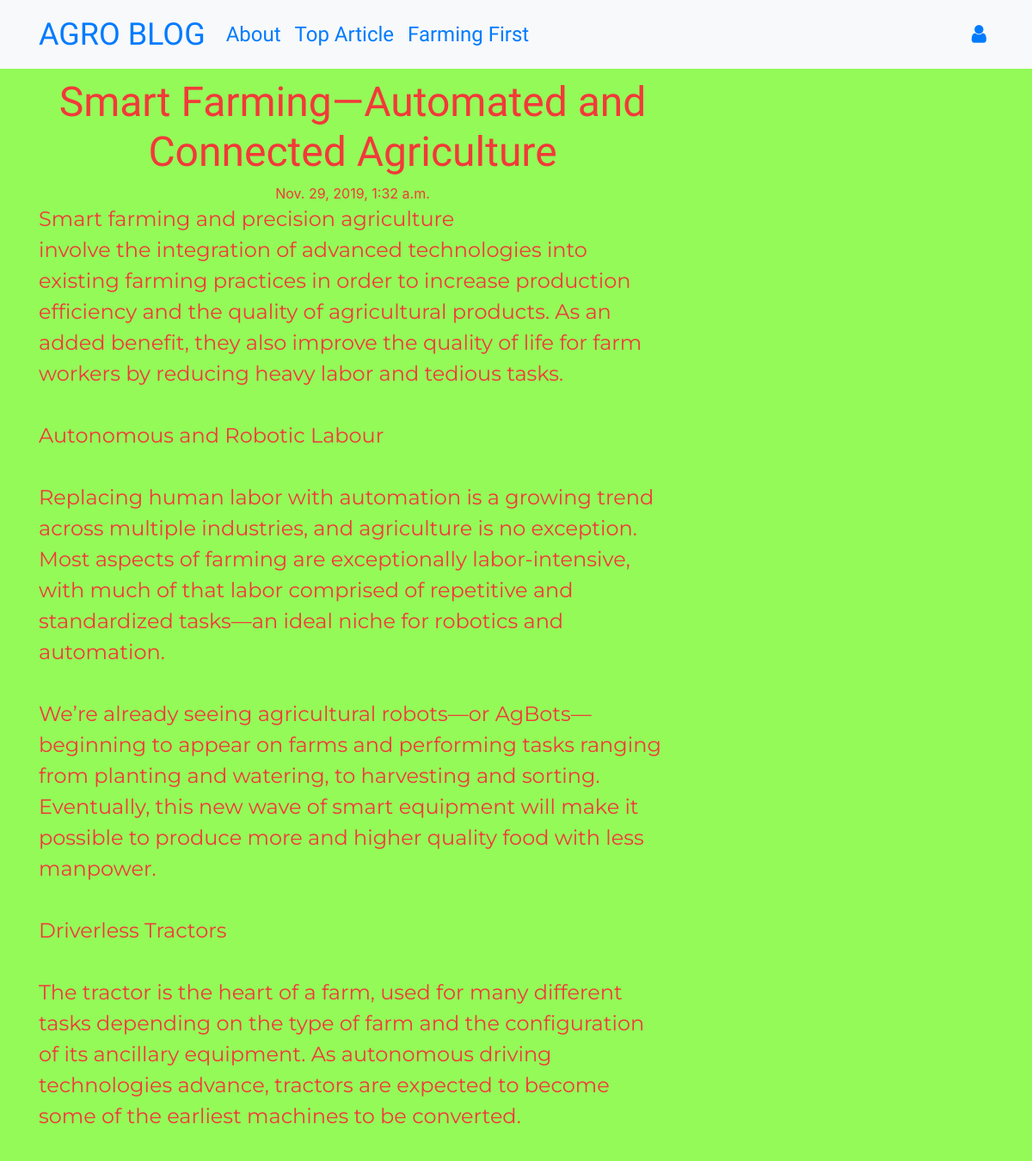
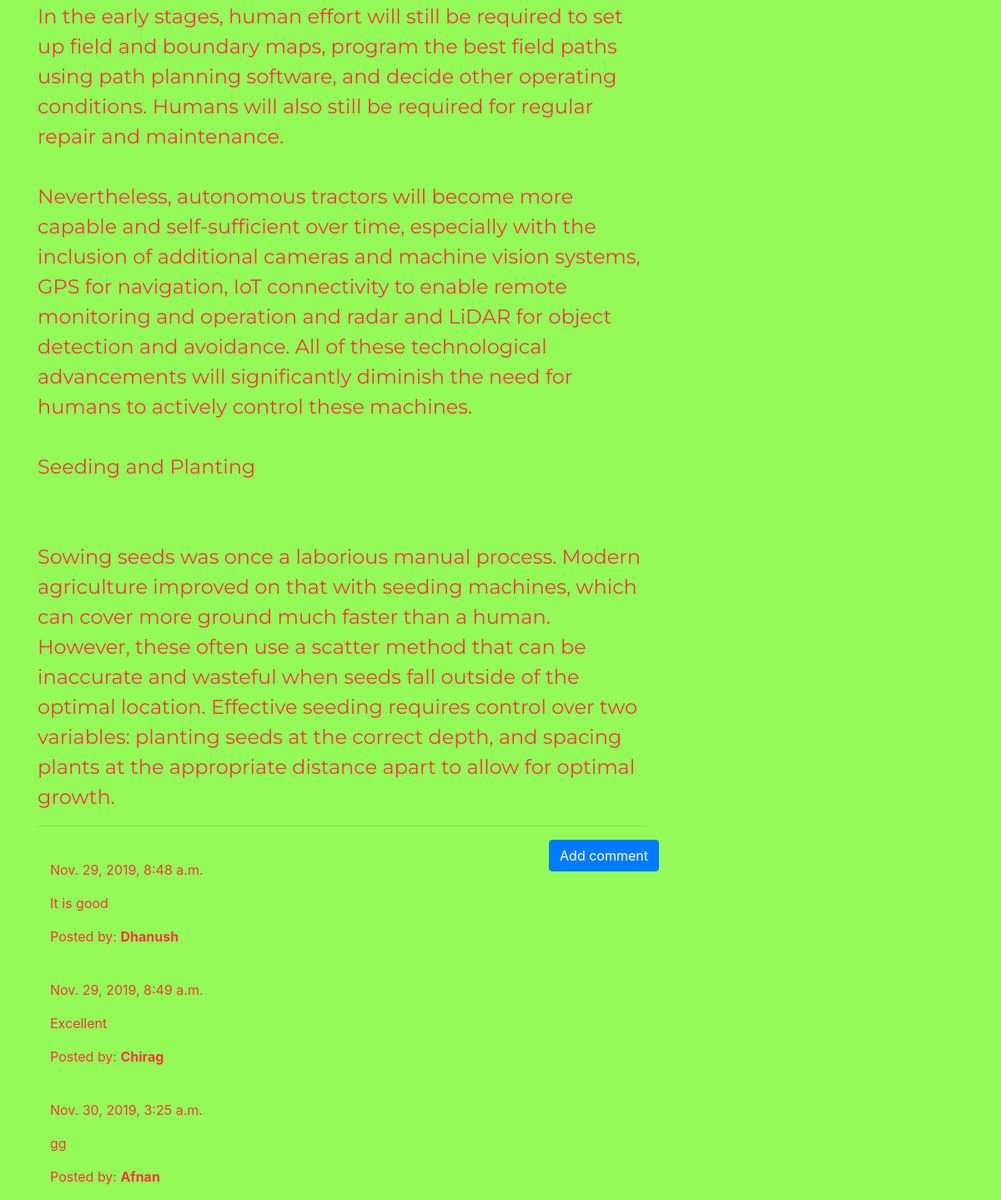
Screenshot of /post/8 with the database file from the repository (2 pictures, top to bottom).
### blog/models.py (models this page shows, shortened)
class Post(models.Model):
    author = models.ForeignKey('auth.User',on_delete=models.CASCADE)
    title = models.CharField(max_length=200)
    text = models.TextField()
    created_date = models.DateTimeField(default=timezone.now)
    published_date = models.DateTimeField(blank=True, null=True)

class Comment(models.Model):
    post = models.ForeignKey('blog.Post', related_name='comments',on_delete=models.CASCADE)
    author = models.CharField(max_length=200)
    text = models.TextField()
    created_date = models.DateTimeField(default=timezone.now)
    approved_comment = models.BooleanField(default=False)

### blog/views.py (the view)
# urls.py: path('post/<int:pk>', views.PostDetailView.as_view(), name='post_detail'),
class PostDetailView(DetailView):
    model = Post

### blog/templates/blog/post_detail.html (shortened to what this page needs)
{% extends 'blog/base.html' %}
{% block content %}
        <h1 class='posttitle loader'>{{ post.title }}</h1>
        {% if post.published_date %}
            <div class="date postdate">
                {{ post.published_date }}
            </div>
        {% else %}
            <a class="btn btn-outline-dark" href="{% url 'post_publish' pk=post.pk %}">Publish</a>
        {% endif %}
      <p class='postcontent' >{{ post.text|safe|linebreaksbr }}</p>
  <hr>
  <a class="btn btn-primary btn-comment" href="{% url 'add_comment_to_post' pk=post.pk %}">Add comment</a>
  <div class="container">
  {% for comment in post.comments.all %}
  <br>
      {% if user.is_authenticated or comment.approved_comment %}
              {{ comment.created_date }}
          <p>{{ comment.text|safe|linebreaks }}</p>
          <p>Posted by: <strong>{{ comment.author }}</strong></p>
      {% endif %}
  {% empty %}
      <p>No comments posted.</p>
  {% endfor %}
</div>
{% endblock %}

### blog/static/css/blog.css (style rules this page uses)
body { background-color: #789; margin-left: 5px; margin-right: 5px; z-index: 900; position: relative; }
.postdate { text-align: center; }
html, body { position: absolute; height: 100%; width: 100%; overflow: scroll; background: #93fa58; margin: 0; }
.posttitle { font-family: 'Russo One', sans-serif; font-size: 3em; text-align: center; }
.postcontent { font-family: 'Montserrat'; font-size: 1.5em; }
.btn-comment { position: absolute; right: 0px; }
.loader { color: rgb(243, 57, 57); }

### rows the page displays
Post: title "Smart Farming—Automated and Connected Agriculture", published_date "Nov. 29, 2019, 1:32 a.m.", text "Smart farming and precision agriculture involve the integration of advanced technologies into existing farming practices in order to increase production efficiency and the quality of agricultural products. As an added benefit, they also improve the quality of life for farm workers by reducing heavy labor and tedious tasks. Autonomous and Robotic Labour Replacing human labor with automation is a growing trend across multiple industries, and agriculture is no exception. Most aspects of farming are exceptionally labor-intensive, with much of that labor comprised of repetitive and standardized tasks—an ideal niche for robotics and automation. We’re already seeing agricultural robots—or…"
Comment: created_date "Nov. 29, 2019, 8:48 a.m.", text "It is good", author "Dhanush"
Comment: created_date "Nov. 29, 2019, 8:49 a.m.", text "Excellent", author "Chirag"
Comment: created_date "Nov. 30, 2019, 3:25 a.m.", text "gg", author "Afnan"
